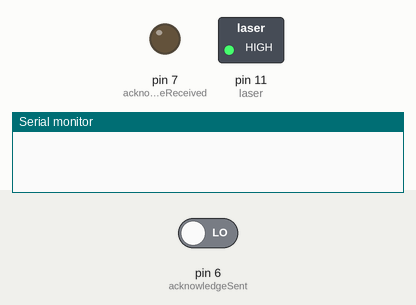
A sketch run on a simulated Arduino Uno, built with avr-gcc and run on an emulated ATmega328P. Parts: switched loads named in the sketch (green lamp = pin HIGH), output pins drawn as LEDs (lit = HIGH), the last lines printed to the serial monitor. The inputs (shaded band) are chosen by the test bench; at power-on: pin 6 (acknowledgeSent) LOW.

Above: at 1.2 s.
1.3 s: pin 6 (acknowledgeSent) driven HIGH
At 2.3 s:
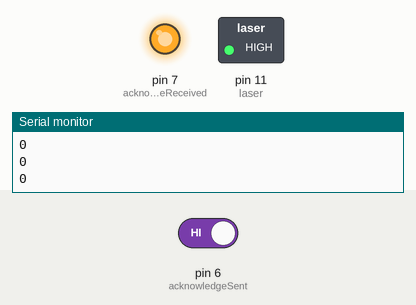
Timing chart, 0 to 4.3 s (numbered marks = the images above; inputs shaded):
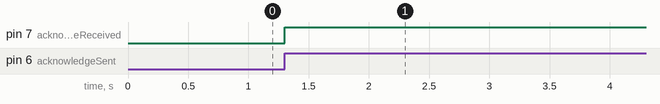

The sketch:

reader2.ino
```cpp
int laser = 11;
int photoresistor = A5;
int sensorValue = 0;
int acknowledgeSent = 6;
int acknowledgeReceived = 7;
String readings = "";

void setup() {
  pinMode(laser, OUTPUT);
  pinMode(acknowledgeSent, INPUT);
  pinMode(acknowledgeReceived, OUTPUT);
  Serial.begin(9600);
  digitalWrite(laser, HIGH);
  digitalWrite(acknowledgeReceived, LOW);
}

void loop() {
  delay(100);
  if(digitalRead(acknowledgeSent) == HIGH && digitalRead(acknowledgeReceived) == LOW){

    sensorValue = analogRead(photoresistor);
    if (sensorValue < 60){
      readings += "1";
    }
    else{
      readings += "0";
    }
    digitalWrite(acknowledgeReceived, HIGH);
  }
  Serial.println(readings);

  if(digitalRead(acknowledgeSent) == LOW && digitalRead(acknowledgeReceived == HIGH)){
    digitalWrite(acknowledgeReceived, LOW);
  }
}
```

Measured:
- after the input at 1.3 s, pin 7 (acknowledgeReceived): LOW → HIGH at once
